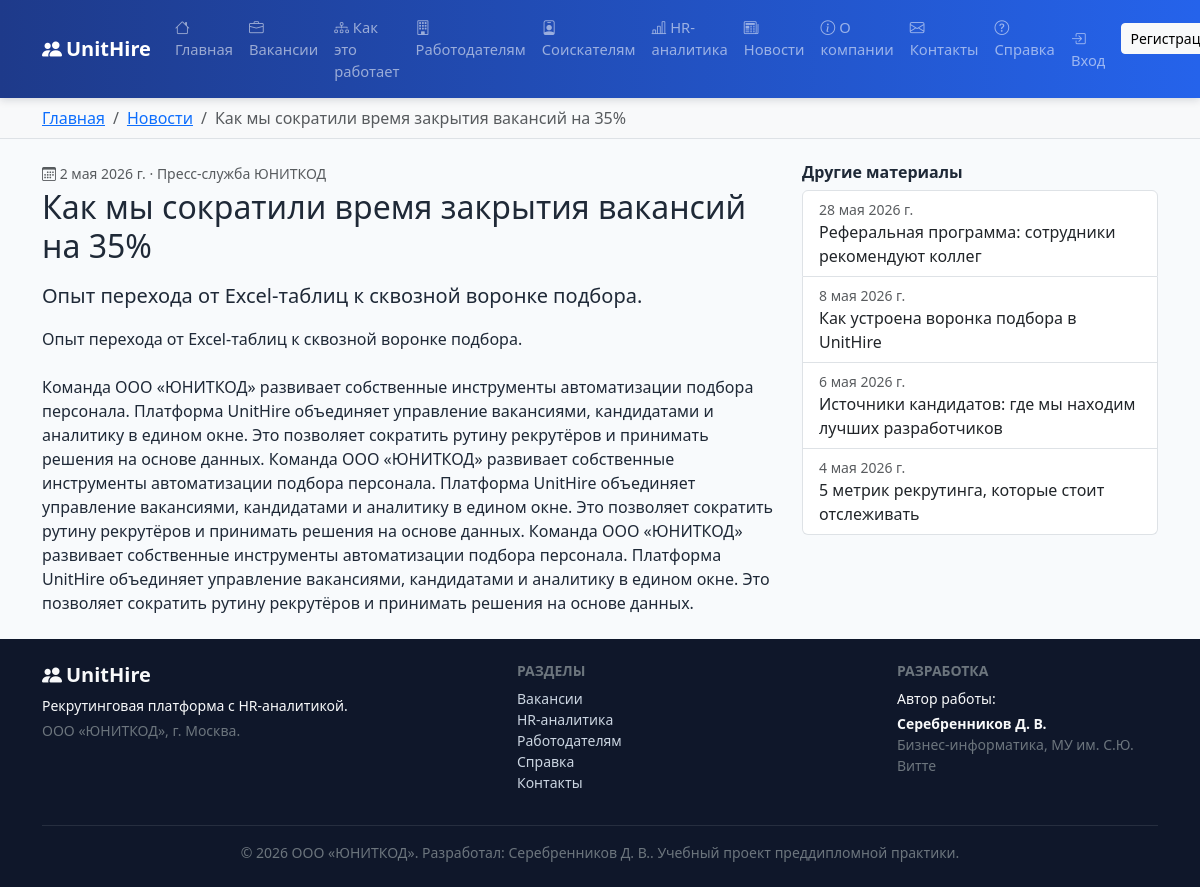
The app's page /news/35-2/ with its own data.
### core/models.py (models this page shows, shortened)
class Article(models.Model):
    title = models.CharField("Заголовок", max_length=200)
    slug = models.SlugField("Ссылка (slug)", max_length=210, unique=True)
    summary = models.CharField("Краткое описание", max_length=300)
    body = models.TextField("Текст статьи")
    author_name = models.CharField("Автор", max_length=120,
                                   default="Пресс-служба ЮНИТКОД")
    published_at = models.DateField("Дата публикации", default=timezone.localdate)
    is_published = models.BooleanField("Опубликовано", default=True)
    class Meta:
        verbose_name = "Статья/новость"
        verbose_name_plural = "Статьи и новости"
        ordering = ["-published_at"]
    def get_absolute_url(self):
        return reverse("news_detail", args=[self.slug])

### core/views.py (the view)
# urls.py: path("news/<slug:slug>/", views.news_detail, name="news_detail"),
def news_detail(request, slug):
    article = get_object_or_404(Article, slug=slug, is_published=True)
    return render(request, "public/news_detail.html",
                  {"breadcrumbs": _crumbs(("Главная", reverse("home")),
                                          ("Новости", reverse("news")),
                                          (article.title, None)),
                   "article": article,
                   "other": Article.objects.filter(is_published=True)
                   .exclude(pk=article.pk)[:4]})

### core/context_processors.py (called while the page is built)
def site_globals(request):
    return {
        "MAIN_MENU": MAIN_MENU,
        "SITE_AUTHOR": settings.SITE_AUTHOR,
        "SITE_AUTHOR_FULL": settings.SITE_AUTHOR_FULL,
        "SITE_ORG": settings.SITE_ORG,
        "SITE_NAME": settings.SITE_NAME,
        "SITE_TAGLINE": settings.SITE_TAGLINE,
        "CURRENT_YEAR": timezone.localdate().year,
    }

### core/views.py (called while the page is built)
def _crumbs(*pairs):
    return list(pairs)

### templates/public/news_detail.html (shortened to what this page needs)
{% extends 'base.html' %}
{% block content %}
<div class="row g-4">
  <div class="col-lg-8">
    <article>
      <p class="small text-muted mb-1"><i class="bi bi-calendar3"></i> {{ article.published_at }}
        · {{ article.author_name }}</p>
      <h2 class="mb-3">{{ article.title }}</h2>
      <p class="lead">{{ article.summary }}</p>
      <div style="white-space:pre-line">{{ article.body }}</div>
    </article>
  </div>
  <div class="col-lg-4">
    <h6 class="fw-bold">Другие материалы</h6>
    <div class="list-group">
      {% for a in other %}
        <a href="{{ a.get_absolute_url }}" class="list-group-item list-group-item-action">
          <span class="small text-muted d-block">{{ a.published_at }}</span>{{ a.title }}</a>
      {% endfor %}
    </div>
  </div>
</div>
{% endblock %}

### templates/base.html (shortened to what this page needs)
{% load static %}<!DOCTYPE html>
<html lang="ru">
<head>
  <link rel="stylesheet" href="{% static 'vendor/bootstrap.min.css' %}">
  <link rel="stylesheet" href="{% static 'vendor/bootstrap-icons.css' %}">
  <link rel="stylesheet" href="{% static 'css/styles.css' %}">
</head>
<body class="d-flex flex-column min-vh-100">
<header>
  <nav class="navbar navbar-expand-lg navbar-dark unit-navbar sticky-top">
    <div class="container">
      <a class="navbar-brand fw-bold" href="{% url 'home' %}">
        <i class="bi bi-people-fill me-1"></i>{{ SITE_NAME }}
      </a>
      <div class="collapse navbar-collapse" id="mainNav">
        <ul class="navbar-nav me-auto mb-2 mb-lg-0">
          {% for name, label, icon in MAIN_MENU %}
            <li class="nav-item">
              <a class="nav-link" href="{% url name %}"><i class="bi bi-{{ icon }} me-1"></i>{{ label }}</a>
            </li>
          {% endfor %}
        </ul>
        <ul class="navbar-nav">
          {% if user.is_authenticated %}
            <li class="nav-item">
              <a class="nav-link" href="{% url 'dashboard' %}">
                <i class="bi bi-speedometer2 me-1"></i>Кабинет</a>
            </li>
            <li class="nav-item">
              <span class="nav-link disabled small">{{ user.short_name }}</span>
            </li>
            <li class="nav-item">
              <form action="{% url 'logout' %}" method="post" class="d-inline">
                {% csrf_token %}
                <button class="btn btn-sm btn-outline-light mt-1" type="submit">
                  <i class="bi bi-box-arrow-right"></i> Выход</button>
              </form>
            </li>
          {% else %}
            <li class="nav-item">
              <a class="nav-link" href="{% url 'login' %}"><i class="bi bi-box-arrow-in-right me-1"></i>Вход</a>
            </li>
            <li class="nav-item">
              <a class="btn btn-light btn-sm mt-1 ms-lg-2" href="{% url 'register' %}">Регистрация</a>
            </li>
          {% endif %}
        </ul>
      </div>
    </div>
  </nav>
</header>
{% if breadcrumbs %}
<div class="bg-light border-bottom">
  <div class="container">
    <nav aria-label="breadcrumb">
      <ol class="breadcrumb my-2 small">
        {% for label, url in breadcrumbs %}
          {% if url %}
            <li class="breadcrumb-item"><a href="{{ url }}">{{ label }}</a></li>
          {% else %}
            <li class="breadcrumb-item active" aria-current="page">{{ label }}</li>
          {% endif %}
        {% endfor %}
      </ol>
    </nav>
  </div>
</div>
{% endif %}
<main class="container my-4 flex-grow-1">
  {% block content %}{% endblock %}
</main>
<footer class="unit-footer mt-auto text-light">
  <div class="container py-4">
    <div class="row gy-3">
      <div class="col-md-5">
        <h5 class="fw-bold"><i class="bi bi-people-fill me-1"></i>{{ SITE_NAME }}</h5>
        <p class="small mb-1">{{ SITE_TAGLINE }}.</p>
        <p class="small text-secondary mb-0">{{ SITE_ORG }}, г. Москва.</p>
      </div>
      <div class="col-md-4">
        <h6 class="text-uppercase small fw-bold text-secondary">Разделы</h6>
        <ul class="list-unstyled small">
          <li><a class="footer-link" href="{% url 'vacancies' %}">Вакансии</a></li>
          <li><a class="footer-link" href="{% url 'analytics_demo' %}">HR-аналитика</a></li>
          <li><a class="footer-link" href="{% url 'employers' %}">Работодателям</a></li>
          <li><a class="footer-link" href="{% url 'help' %}">Справка</a></li>
          <li><a class="footer-link" href="{% url 'contacts' %}">Контакты</a></li>
        </ul>
      </div>
      <div class="col-md-3">
        <h6 class="text-uppercase small fw-bold text-secondary">Разработка</h6>
        <p class="small mb-1">Автор работы:</p>
        <p class="small fw-bold mb-0">{{ SITE_AUTHOR }}</p>
        <p class="small text-secondary">Бизнес-информатика, МУ им. С.Ю. Витте</p>
      </div>
    </div>
    <hr class="border-secondary">
    <p class="small text-secondary text-center mb-0">
      © {{ CURRENT_YEAR }} {{ SITE_ORG }}. Разработал: {{ SITE_AUTHOR }}.
      Учебный проект преддипломной практики.
    </p>
  </div>
</footer>
</body>
</html>

### static/css/styles.css (style rules this page uses)
:root { --unit-primary: #2563eb; --unit-primary-dark: #1e3a8a; --unit-accent: #16a34a; --unit-dark: #0f172a; }
body { font-family: "Segoe UI", Roboto, "Helvetica Neue", Arial, sans-serif; color: #1f2937; background: #f8fafc; }
.unit-navbar { background: linear-gradient(90deg, var(--unit-primary-dark), var(--unit-primary)); box-shadow: 0 2px 8px rgba(15, 23, 42, .15); }
.unit-navbar .nav-link { font-size: .92rem; }
.unit-footer { background: var(--unit-dark); }
.footer-link { color: #cbd5e1; text-decoration: none; }

### records on screen
Article: breadcrumbs "Как мы сократили время закрытия вакансий на 35%", published_at "2 мая 2026 г.", author_name "Пресс-служба ЮНИТКОД", title "Как мы сократили время закрытия вакансий на 35%", summary "Опыт перехода от Excel-таблиц к сквозной воронке подбора.", body "Опыт перехода от Excel-таблиц к сквозной воронке подбора. Команда ООО «ЮНИТКОД» развивает собственные инструменты автоматизации подбора персонала. Платформа UnitHire объединяет управление вакансиями, кандидатами и аналитику в едином окне. Это позволяет сократить рутину рекрутёров и принимать решения на основе данных. Команда ООО «ЮНИТКОД» развивает собственные инструменты автоматизации подбора персонала. Платформа UnitHire объединяет управление вакансиями, кандидатами и аналитику в едином окне. Это позволяет сократить рутину рекрутёров и принимать решения на основе данных. Команда ООО «ЮНИТКОД» развивает собственные инструменты автоматизации подбора персонала. Платформа UnitHire объединяет…"
Article: published_at "28 мая 2026 г.", title "Реферальная программа: сотрудники рекомендуют коллег"
Article: published_at "8 мая 2026 г.", title "Как устроена воронка подбора в UnitHire"
Article: published_at "6 мая 2026 г.", title "Источники кандидатов: где мы находим лучших разработчиков"
Article: published_at "4 мая 2026 г.", title "5 метрик рекрутинга, которые стоит отслеживать"

### other values on screen
{{ SITE_NAME }} "UnitHire"
{{ label }} "Главная" "Вакансии" "Как это работает" "Работодателям" "Соискателям" "HR-аналитика" "Новости" "О компании" "Контакты" "Справка"
{{ label }} "Главная" "Новости"
{{ SITE_TAGLINE }} "Рекрутинговая платформа с HR-аналитикой"
{{ SITE_ORG }} "ООО «ЮНИТКОД»"
{{ SITE_AUTHOR }} "Серебренников Д. В."
{{ CURRENT_YEAR }} "2026"
